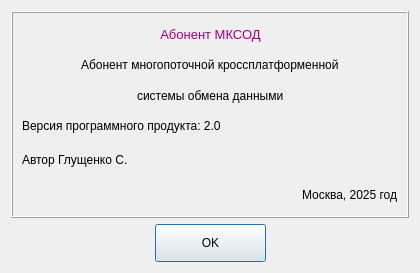
<?xml version="1.0" encoding="UTF-8"?>
<ui version="4.0">
 <class>TAbout</class>
 <widget class="QDialog" name="TAbout">
  <property name="geometry">
   <rect>
    <x>0</x>
    <y>0</y>
    <width>420</width>
    <height>273</height>
   </rect>
  </property>
  <property name="windowTitle">
   <string>О программе</string>
  </property>
  <property name="windowIcon">
   <iconset resource="IconsForMenu.qrc">
    <normaloff>:/1/Picture/Pic1.ico</normaloff>:/1/Picture/Pic1.ico</iconset>
  </property>
  <layout class="QGridLayout" name="gridLayout">
   <item row="0" column="0">
    <widget class="QFrame" name="frame">
     <property name="frameShape">
      <enum>QFrame::Box</enum>
     </property>
     <property name="frameShadow">
      <enum>QFrame::Raised</enum>
     </property>
     <layout class="QVBoxLayout" name="verticalLayout">
      <item>
       <layout class="QHBoxLayout" name="horizontalLayout_4">
        <item>
         <spacer name="horizontalSpacer_8">
          <property name="orientation">
           <enum>Qt::Horizontal</enum>
          </property>
          <property name="sizeHint" stdset="0">
           <size>
            <width>40</width>
            <height>20</height>
           </size>
          </property>
         </spacer>
        </item>
        <item>
         <widget class="QLabel" name="label">
          <property name="font">
           <font>
            <family>Tahoma</family>
            <pointsize>10</pointsize>
           </font>
          </property>
          <property name="styleSheet">
           <string notr="true">color: rgb(170, 0, 127);</string>
          </property>
          <property name="text">
           <string>Абонент МКСОД</string>
          </property>
          <property name="alignment">
           <set>Qt::AlignCenter</set>
          </property>
         </widget>
        </item>
        <item>
         <spacer name="horizontalSpacer_7">
          <property name="orientation">
           <enum>Qt::Horizontal</enum>
          </property>
          <property name="sizeHint" stdset="0">
           <size>
            <width>40</width>
            <height>20</height>
           </size>
          </property>
         </spacer>
        </item>
       </layout>
      </item>
      <item>
       <layout class="QHBoxLayout" name="horizontalLayout_2">
        <item>
         <spacer name="horizontalSpacer">
          <property name="orientation">
           <enum>Qt::Horizontal</enum>
          </property>
          <property name="sizeHint" stdset="0">
           <size>
            <width>22</width>
            <height>20</height>
           </size>
          </property>
         </spacer>
        </item>
        <item>
         <widget class="QLabel" name="label_9">
          <property name="font">
           <font>
            <family>Tahoma</family>
            <pointsize>9</pointsize>
           </font>
          </property>
          <property name="text">
           <string>Абонент многопоточной кроссплатформенной</string>
          </property>
         </widget>
        </item>
        <item>
         <spacer name="horizontalSpacer_2">
          <property name="orientation">
           <enum>Qt::Horizontal</enum>
          </property>
          <property name="sizeHint" stdset="0">
           <size>
            <width>14</width>
            <height>20</height>
           </size>
          </property>
         </spacer>
        </item>
       </layout>
      </item>
      <item>
       <layout class="QHBoxLayout" name="horizontalLayout_3">
        <item>
         <spacer name="horizontalSpacer_3">
          <property name="orientation">
           <enum>Qt::Horizontal</enum>
          </property>
          <property name="sizeHint" stdset="0">
           <size>
            <width>40</width>
            <height>20</height>
           </size>
          </property>
         </spacer>
        </item>
        <item>
         <widget class="QLabel" name="label_15">
          <property name="font">
           <font>
            <family>Tahoma</family>
            <pointsize>9</pointsize>
           </font>
          </property>
          <property name="text">
           <string>системы обмена данными</string>
          </property>
         </widget>
        </item>
        <item>
         <spacer name="horizontalSpacer_4">
          <property name="orientation">
           <enum>Qt::Horizontal</enum>
          </property>
          <property name="sizeHint" stdset="0">
           <size>
            <width>40</width>
            <height>20</height>
           </size>
          </property>
         </spacer>
        </item>
       </layout>
      </item>
      <item>
       <widget class="QLabel" name="label_5">
        <property name="font">
         <font>
          <family>Tahoma</family>
          <pointsize>9</pointsize>
         </font>
        </property>
        <property name="text">
         <string>Версия программного продукта: 2.0</string>
        </property>
       </widget>
      </item>
      <item>
       <layout class="QHBoxLayout" name="horizontalLayout_7">
        <item>
         <widget class="QLabel" name="label_7">
          <property name="font">
           <font>
            <family>Tahoma</family>
            <pointsize>9</pointsize>
           </font>
          </property>
          <property name="text">
           <string>Автор Глущенко С.</string>
          </property>
         </widget>
        </item>
        <item>
         <spacer name="horizontalSpacer_12">
          <property name="orientation">
           <enum>Qt::Horizontal</enum>
          </property>
          <property name="sizeHint" stdset="0">
           <size>
            <width>40</width>
            <height>20</height>
           </size>
          </property>
         </spacer>
        </item>
        <item>
         <widget class="QLabel" name="label_2">
          <property name="minimumSize">
           <size>
            <width>32</width>
            <height>32</height>
           </size>
          </property>
          <property name="text">
           <string/>
          </property>
          <property name="pixmap">
           <pixmap resource="IconsForMenu.qrc">:/1/Picture/Pic4.ico</pixmap>
          </property>
         </widget>
        </item>
       </layout>
      </item>
      <item>
       <layout class="QHBoxLayout" name="horizontalLayout_6">
        <item>
         <spacer name="horizontalSpacer_11">
          <property name="orientation">
           <enum>Qt::Horizontal</enum>
          </property>
          <property name="sizeHint" stdset="0">
           <size>
            <width>40</width>
            <height>20</height>
           </size>
          </property>
         </spacer>
        </item>
        <item>
         <widget class="QLabel" name="label_6">
          <property name="font">
           <font>
            <family>Tahoma</family>
            <pointsize>9</pointsize>
           </font>
          </property>
          <property name="text">
           <string>Москва, 2025 год</string>
          </property>
         </widget>
        </item>
       </layout>
      </item>
     </layout>
    </widget>
   </item>
   <item row="1" column="0">
    <layout class="QHBoxLayout" name="horizontalLayout">
     <item>
      <spacer name="horizontalSpacer_5">
       <property name="orientation">
        <enum>Qt::Horizontal</enum>
       </property>
       <property name="sizeHint" stdset="0">
        <size>
         <width>40</width>
         <height>20</height>
        </size>
       </property>
      </spacer>
     </item>
     <item>
      <widget class="QPushButton" name="pushButton">
       <property name="minimumSize">
        <size>
         <width>111</width>
         <height>38</height>
        </size>
       </property>
       <property name="font">
        <font>
         <family>Segoe UI</family>
         <pointsize>9</pointsize>
        </font>
       </property>
       <property name="text">
        <string>OK</string>
       </property>
       <property name="icon">
        <iconset resource="IconsForMenu.qrc">
         <normaloff>:/1/Picture/OKGreen.png</normaloff>:/1/Picture/OKGreen.png</iconset>
       </property>
      </widget>
     </item>
     <item>
      <spacer name="horizontalSpacer_6">
       <property name="orientation">
        <enum>Qt::Horizontal</enum>
       </property>
       <property name="sizeHint" stdset="0">
        <size>
         <width>40</width>
         <height>20</height>
        </size>
       </property>
      </spacer>
     </item>
    </layout>
   </item>
  </layout>
 </widget>
 <resources>
  <include location="IconsForMenu.qrc"/>
 </resources>
 <connections/>
</ui>
